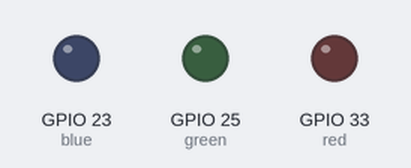
Simulated run of this sketch. Board: ESP32. Parts: output pins drawn as LEDs (lit = HIGH).

Above: at 0.5 s.
At 2.0 s:
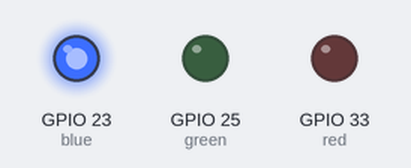
At 4.0 s:
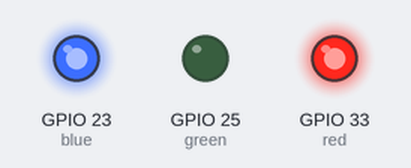
At 8.5 s:
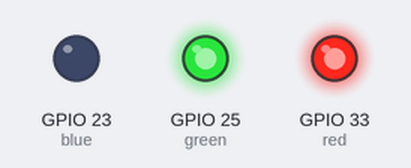
At 9.5 s:
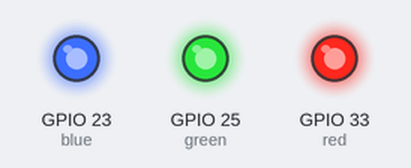
Timing chart, 0 to 10.4 s (numbered marks = the images above):
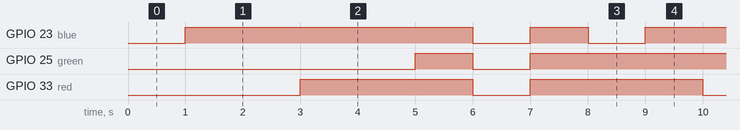

Measured:
- by itself, GPIO 23 (blue): repeats every 8.0 s: LOW 1.0 s, HIGH 1.0 s, LOW 1.0 s, HIGH 5.0 s
- by itself, GPIO 25 (green): repeats every 8.0 s: LOW 1.0 s, HIGH 5.0 s, LOW 1.0 s, HIGH 1.0 s
- by itself, GPIO 33 (red): alternates HIGH for 3.0 s and LOW for 1.0 s

The sketch:

digitalWrite.ino
```cpp
int blue = 23;
int red = 33;
int green = 25;

void setup() {
pinMode(blue,OUTPUT);
pinMode(red,OUTPUT);
pinMode(green,OUTPUT);

}

void loop() {
digitalWrite(blue,LOW);
delay(1000);
digitalWrite(blue,HIGH);
delay(1000);

digitalWrite(red,LOW);
delay(1000);
digitalWrite(red,HIGH);
delay(1000);

digitalWrite(green,LOW);
delay(1000);
digitalWrite(green,HIGH);
delay(1000);

digitalWrite(red,LOW);
digitalWrite(green,LOW);
digitalWrite(blue,LOW);
delay(1000);
digitalWrite(red,HIGH);
digitalWrite(blue,HIGH);
digitalWrite(green,HIGH);
delay(1000);


}
```
